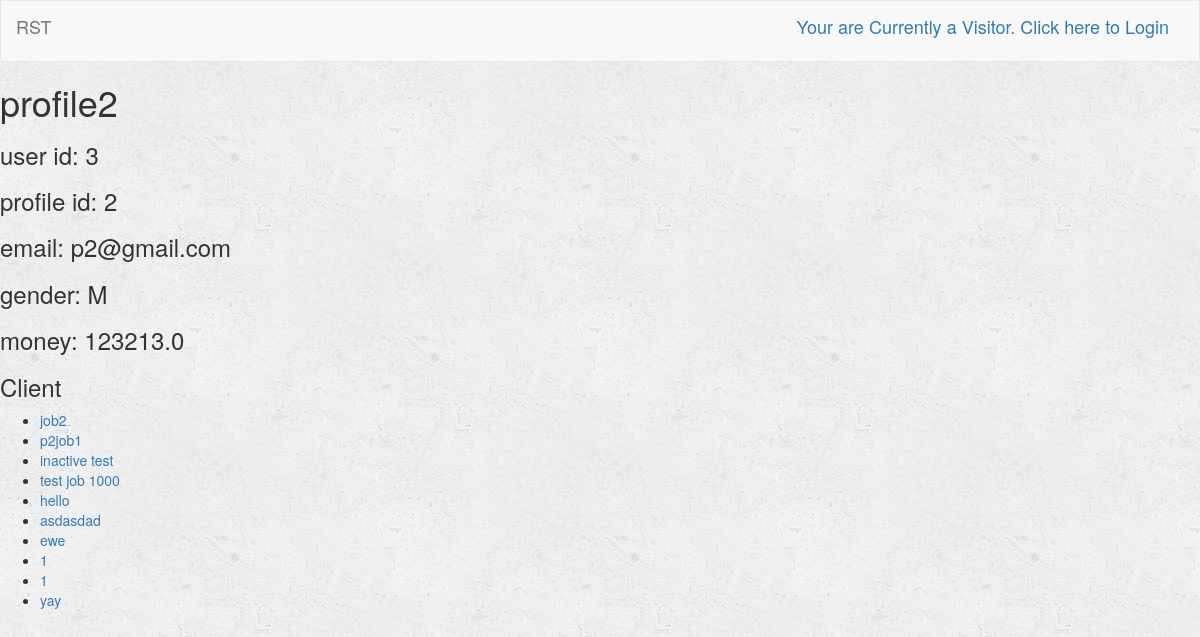
/turk/profile/3/, run on the app's committed database.
### turk/models.py (models this page shows, shortened)
class Profile(models.Model):
    user = models.OneToOneField(User, default=1)
    name = models.CharField(max_length=250)
    age = models.IntegerField(default=0)
    GENDER_CHOICES = (
        ('Male', 'Male'),
        ('Female', 'Female')
    )
    gender = models.CharField(max_length=6, choices=GENDER_CHOICES, default='Male')
    email = models.CharField(max_length=250)
    rating = models.FloatField(default=5)
    money = models.FloatField(default=0)
    isClient = models.BooleanField(default=True)

class Job(models.Model):
    user = models.ForeignKey(User, default=1)
    job_title = models.CharField(max_length=250)
    job_description = models.TextField()
    is_complete = models.BooleanField(default=False)
    is_open = models.BooleanField(default=True) # Job is still open for bid
    lowest_bid = models.FloatField(default=-1)
    published = models.DateTimeField(default=timezone.now)

### turk/views.py (the view)
# urls.py: url(r'^profile/(?P<user_id>[0-9]+)/$', views.detail, name='detail'),
def detail(request, user_id):
    user = get_object_or_404(User, pk=user_id)
    return render(request, 'turk/detail.html',  {'user': user})

### turk/templates/turk/detail.html (shortened to what this page needs)
{% extends 'turk/base.html' %}
{% block body %}
    {% if user.profile.name %}
        <h1>{{ user.profile.name}}</h1>
    {% else %}
        <h1> {{user.first_name}} </h1>
    {% endif %}
    <h3>user id: {{user.id}}</h3>
    <h3>profile id: {{user.profile.id}}</h3>
    <h3>email: {{ user.profile.email }}</h3>
    <h3>gender: {{ user.profile.gender }}</h3>
    <h3>money: {{ user.profile.money }}</h3>
    {% if user.profile.isClient == True%}
        <h3>Client</h3>
    {% else %}
        <h3>Developer</h3>
    {% endif %}
    <ul>
        {% for job in user.job_set.all %}
            <li><a href = "{% url 'turk:job_description' job.user.id job.id %}">{{ job.job_title }}</a></li>
        {% endfor %}
    </ul>
{% endblock %}

### turk/static/turk/style.css (style rules this page uses)
body { background: white url("images/background.png"); }

### data on the page
Job: job_title "job2"
Job: job_title "p2job1"
Job: job_title "inactive test"
Job: job_title "test job 1000"
Job: job_title "hello"
Job: job_title "asdasdad"
Job: job_title "ewe"
Job: job_title "1"
Job: job_title "1"
Job: job_title "yay"

### other printed values
{{ user.profile.name }} "profile2"
{{ user.id }} "3"
{{ user.profile.id }} "2"
{{ user.profile.email }} "p2@gmail.com"
{{ user.profile.gender }} "M"
{{ user.profile.money }} "123213.0"
